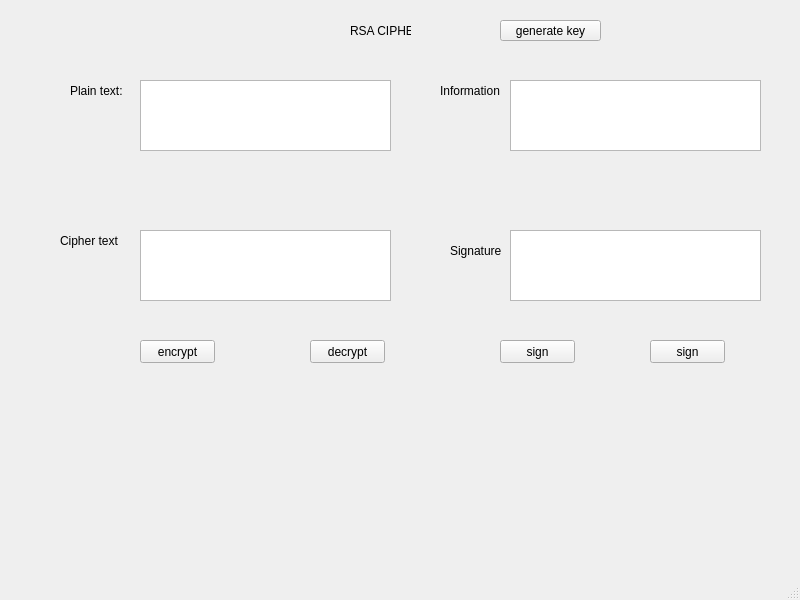
<?xml version="1.0" encoding="UTF-8"?>
<ui version="4.0">
 <class>MainWindow</class>
 <widget class="QMainWindow" name="MainWindow">
  <property name="geometry">
   <rect>
    <x>0</x>
    <y>0</y>
    <width>800</width>
    <height>600</height>
   </rect>
  </property>
  <property name="windowTitle">
   <string>MainWindow</string>
  </property>
  <widget class="QWidget" name="centralwidget">
   <widget class="QLabel" name="label">
    <property name="geometry">
     <rect>
      <x>350</x>
      <y>20</y>
      <width>61</width>
      <height>21</height>
     </rect>
    </property>
    <property name="text">
     <string>RSA CIPHER</string>
    </property>
   </widget>
   <widget class="QPushButton" name="btn_gen_keys">
    <property name="geometry">
     <rect>
      <x>500</x>
      <y>20</y>
      <width>101</width>
      <height>21</height>
     </rect>
    </property>
    <property name="text">
     <string>generate key</string>
    </property>
   </widget>
   <widget class="QPushButton" name="btn_encrypt">
    <property name="geometry">
     <rect>
      <x>140</x>
      <y>340</y>
      <width>75</width>
      <height>23</height>
     </rect>
    </property>
    <property name="text">
     <string>encrypt</string>
    </property>
   </widget>
   <widget class="QPushButton" name="btn_decrypt">
    <property name="geometry">
     <rect>
      <x>310</x>
      <y>340</y>
      <width>75</width>
      <height>23</height>
     </rect>
    </property>
    <property name="text">
     <string>decrypt</string>
    </property>
   </widget>
   <widget class="QPushButton" name="btn_sign">
    <property name="geometry">
     <rect>
      <x>500</x>
      <y>340</y>
      <width>75</width>
      <height>23</height>
     </rect>
    </property>
    <property name="text">
     <string>sign</string>
    </property>
   </widget>
   <widget class="QPushButton" name="btn_verify">
    <property name="geometry">
     <rect>
      <x>650</x>
      <y>340</y>
      <width>75</width>
      <height>23</height>
     </rect>
    </property>
    <property name="text">
     <string>sign</string>
    </property>
   </widget>
   <widget class="QTextEdit" name="txt_plain_text">
    <property name="geometry">
     <rect>
      <x>140</x>
      <y>80</y>
      <width>251</width>
      <height>71</height>
     </rect>
    </property>
   </widget>
   <widget class="QTextEdit" name="txt_cipher_text">
    <property name="geometry">
     <rect>
      <x>140</x>
      <y>230</y>
      <width>251</width>
      <height>71</height>
     </rect>
    </property>
   </widget>
   <widget class="QTextEdit" name="txt_info">
    <property name="geometry">
     <rect>
      <x>510</x>
      <y>80</y>
      <width>251</width>
      <height>71</height>
     </rect>
    </property>
   </widget>
   <widget class="QTextEdit" name="txt_sign">
    <property name="geometry">
     <rect>
      <x>510</x>
      <y>230</y>
      <width>251</width>
      <height>71</height>
     </rect>
    </property>
   </widget>
   <widget class="QLabel" name="label_2">
    <property name="geometry">
     <rect>
      <x>70</x>
      <y>80</y>
      <width>61</width>
      <height>21</height>
     </rect>
    </property>
    <property name="text">
     <string>Plain text:</string>
    </property>
   </widget>
   <widget class="QLabel" name="label_3">
    <property name="geometry">
     <rect>
      <x>60</x>
      <y>230</y>
      <width>61</width>
      <height>21</height>
     </rect>
    </property>
    <property name="text">
     <string>Cipher text</string>
    </property>
   </widget>
   <widget class="QLabel" name="label_5">
    <property name="geometry">
     <rect>
      <x>450</x>
      <y>240</y>
      <width>61</width>
      <height>21</height>
     </rect>
    </property>
    <property name="text">
     <string>Signature</string>
    </property>
   </widget>
   <widget class="QLabel" name="label_4">
    <property name="geometry">
     <rect>
      <x>440</x>
      <y>80</y>
      <width>61</width>
      <height>21</height>
     </rect>
    </property>
    <property name="text">
     <string>Information</string>
    </property>
   </widget>
  </widget>
  <widget class="QMenuBar" name="menubar">
   <property name="geometry">
    <rect>
     <x>0</x>
     <y>0</y>
     <width>800</width>
     <height>21</height>
    </rect>
   </property>
  </widget>
  <widget class="QStatusBar" name="statusbar"/>
 </widget>
 <resources/>
 <connections/>
</ui>
